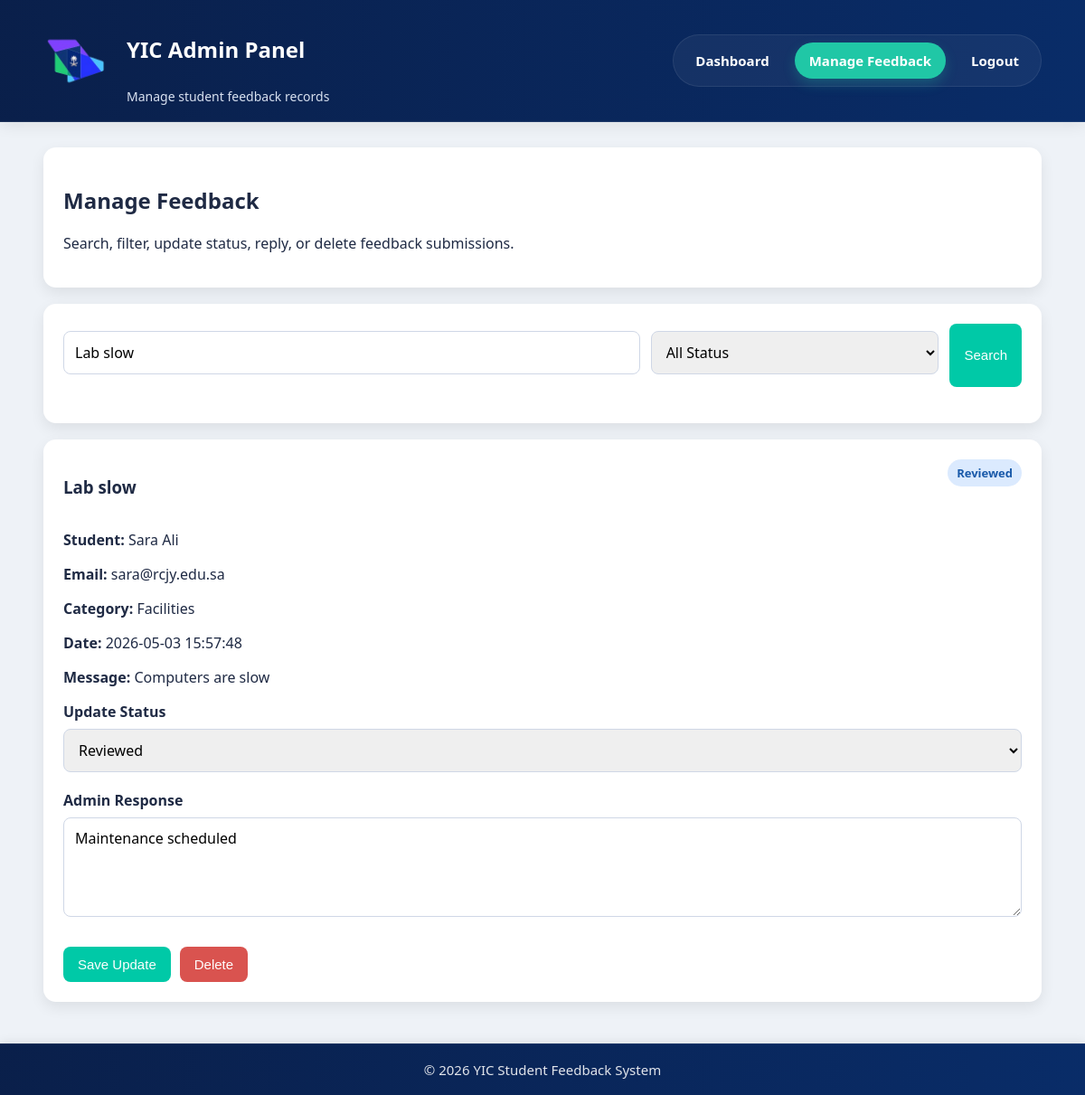
The app's page /admin_feedbacks.php?keyword=Lab slow (signed in) with its own data.
### tables this page shows
CREATE TABLE `feedback` (
  `feedback_id` int NOT NULL,
  `user_id` int NOT NULL,
  `category_id` int NOT NULL,
  `title` varchar(150) NOT NULL,
  `message` text NOT NULL,
  `status` enum('pending','reviewed','resolved') NOT NULL DEFAULT 'pending',
  `created_at` timestamp NULL DEFAULT CURRENT_TIMESTAMP
);

CREATE TABLE `users` (
  `user_id` int NOT NULL,
  `name` varchar(100) NOT NULL,
  `email` varchar(100) NOT NULL,
  `password` varchar(255) NOT NULL,
  `role` enum('student','admin') NOT NULL DEFAULT 'student',
  `created_at` timestamp NULL DEFAULT CURRENT_TIMESTAMP
);

CREATE TABLE `categories` (
  `category_id` int NOT NULL,
  `category_name` varchar(100) NOT NULL,
  `description` text
);

CREATE TABLE `responses` (
  `response_id` int NOT NULL,
  `feedback_id` int NOT NULL,
  `admin_id` int NOT NULL,
  `response_text` text NOT NULL,
  `response_date` timestamp NULL DEFAULT CURRENT_TIMESTAMP
);

### admin_feedbacks.php (the view, shortened to what this page needs)
<?php
require_once "config/db.php";
$keyword = $_GET["keyword"] ?? "";
$sql = "
    SELECT
        f.feedback_id,
        f.title,
        f.message,
        f.status,
        f.created_at,
        u.name,
        u.email,
        c.category_name,
        r.response_text
    FROM feedback f
    JOIN users u ON f.user_id = u.user_id
    JOIN categories c ON f.category_id = c.category_id
    LEFT JOIN responses r ON f.feedback_id = r.feedback_id
    WHERE 1
";
$params = [];
if (!empty($keyword)) {
    $sql .= " AND (f.title LIKE ? OR f.message LIKE ? OR u.name LIKE ? OR c.category_name LIKE ?)";
    $search = "%$keyword%";
    $params[] = $search;
    $params[] = $search;
    $params[] = $search;
    $params[] = $search;
}
$sql .= " ORDER BY f.created_at DESC";
$stmt = $conn->prepare($sql);
$stmt->execute($params);
$feedbacks = $stmt->fetchAll(PDO::FETCH_ASSOC);
?>
<!DOCTYPE html>
<html lang="en">
<head>
  <link rel="stylesheet" href="style.css">
</head>
<body>
<header class="site-header">
  <div class="container header-content">
    <div class="logo-box">
      <img src="logo.png.png" alt="YIC Logo" class="logo-img">
      <div class="brand-text">
        <h2>YIC Admin Panel</h2>
        <p class="header-subtitle">Manage student feedback records</p>
      </div>
    </div>
    <nav class="header-nav">
      <a href="admin_dashboard.php">Dashboard</a>
      <a href="admin_feedbacks.php" class="active">Manage Feedback</a>
      <a href="logout.php">Logout</a>
    </nav>
  </div>
</header>
<main class="container">
  <section class="card">
    <h2>Manage Feedback</h2>
    <p>Search, filter, update status, reply, or delete feedback submissions.</p>
  </section>
  <section class="card">
    <form method="GET" class="search-row">
      <input type="text" name="keyword" placeholder="Search by title, student, category, or message" value="<?php echo htmlspecialchars($keyword); ?>">
      <select name="status">
        <option value="">All Status</option>
      </select>
      <button type="submit">Search</button>
    </form>
  </section>
  <?php if (count($feedbacks) === 0): ?>
    <div class="card">
      <p>No feedback available.</p>
    </div>
  <?php else: ?>
    <?php foreach ($feedbacks as $item): ?>
      <div class="card">
        <div class="card-top">
          <h3><?php echo $item["title"]; ?></h3>
          <span class="status-badge <?php echo $item["status"]; ?>">
            <?php echo ucfirst($item["status"]); ?>
          </span>
        </div>
        <p><strong>Student:</strong> <?php echo $item["name"]; ?></p>
        <p><strong>Email:</strong> <?php echo $item["email"]; ?></p>
        <p><strong>Category:</strong> <?php echo $item["category_name"]; ?></p>
        <p><strong>Date:</strong> <?php echo $item["created_at"]; ?></p>
        <p><strong>Message:</strong> <?php echo $item["message"]; ?></p>
        <form method="POST">
          <label>Update Status</label>
          <select name="status">
            <option value="reviewed" <?php if ($item["status"] === "reviewed") echo "selected"; ?>>Reviewed</option>
          </select>
          <label>Admin Response</label>
          <textarea name="response_text" placeholder="Write response..."><?php echo $item["response_text"] ?? ""; ?></textarea>
          <div class="action-row">
            <button type="submit" name="update_feedback">Save Update</button>
            <a href="admin_feedbacks.php?delete=<?php echo $item["feedback_id"]; ?>" onclick="return confirm('Delete this feedback?');">
              <button type="button" class="danger-btn">Delete</button>
            </a>
          </div>
        </form>
      </div>
    <?php endforeach; ?>
  <?php endif; ?>
</main>
<footer class="bottom-footer">
  <div class="container footer-content">
    <p>&copy; 2026 YIC Student Feedback System</p>
  </div>
</footer>
</body>
</html>

### style.css (style rules this page uses)
* { box-sizing: border-box; }
html, body { height: 100%; }
body { font-family: 'Segoe UI', sans-serif; margin: 0; background: #eef2f7; color: #1f2a44; min-height: 100vh; display: flex; flex-direction: column; }
.container { width: min(1200px, 92%); margin: auto; }
.site-header, .top-header { background: linear-gradient(90deg, rgba(5, 27, 71, 0.98) 0%, rgba(4, 40, 101, 0.98) 100%); color: white; position: sticky; top: 0; z-index: 1000; border-bottom: 1px solid rgba(255, 255, 255, 0.08); box-shadow: 0 4px 16px rgba(0, 0, 0, 0.08); }
.header-content, .header-row { display: flex; justify-content: space-between; align-items: center; gap: 24px; padding: 18px 0; }
.header-nav { display: flex; gap: 12px; align-items: center; flex-wrap: wrap; margin: 0; padding: 8px; list-style: none; background: rgba(255, 255, 255, 0.05); border: 1px solid rgba(255, 255, 255, 0.08); border-radius: 999px; }
.header-nav a, .main-nav a, nav a { color: white; text-decoration: none; font-weight: 600; font-size: 15px; transition: all 0.25s ease; }
.header-nav a { display: inline-block; padding: 10px 16px; border-radius: 999px; }
.header-nav a.active, .main-nav a.active, nav a.active { background: #20c7a6; color: #ffffff; box-shadow: 0 6px 14px rgba(32, 199, 166, 0.24); }
.header-subtitle, .site-subtitle, .small-text { color: #d8e1f0; margin: 6px 0 0; font-size: 14px; }
main { padding: 28px 0; flex: 1; }
.card, .hero-card, .feature-card, .stat-card { background: white; padding: 22px; border-radius: 14px; box-shadow: 0 6px 16px rgba(0, 0, 0, 0.08); }
.card { margin-bottom: 18px; }
.card-top { display: flex; justify-content: space-between; align-items: flex-start; gap: 14px; }
button, .btn { background: #00c9a7; color: white; border: none; padding: 11px 16px; border-radius: 8px; cursor: pointer; text-decoration: none; display: inline-block; font-size: 15px; transition: 0.25s ease; }
.danger-btn { background: #d9534f; }
input, textarea, select { width: 100%; padding: 11px 12px; margin: 8px 0 14px; border-radius: 8px; border: 1px solid #cfd7e6; font: inherit; }
textarea { min-height: 110px; resize: vertical; }
label { font-weight: 600; display: block; margin-top: 6px; }
.logo-box { display: flex; align-items: center; gap: 16px; }
.logo-img { width: 76px; height: 76px; object-fit: contain; display: block; }
.brand-text { display: flex; flex-direction: column; justify-content: center; }
.action-row { display: flex; gap: 10px; flex-wrap: wrap; margin-top: 14px; }
.search-row { display: grid; grid-template-columns: 2fr 1fr auto; gap: 12px; margin-bottom: 18px; }
.status-badge { display: inline-block; padding: 6px 10px; border-radius: 999px; font-size: 13px; font-weight: 600; }
.reviewed { background: #dbeafe; color: #1859a9; }
.bottom-footer { background: linear-gradient(90deg, rgba(5, 27, 71, 0.98) 0%, rgba(4, 40, 101, 0.98) 100%); color: white; width: 100%; margin-top: auto; border-top: 1px solid rgba(255, 255, 255, 0.08); box-shadow: 0 -2px 10px rgba(0, 0, 0, 0.08); }
.footer-content { display: flex; justify-content: center; align-items: center; padding: 18px 0; text-align: center; }
.bottom-footer p { margin: 0; font-size: 15px; font-weight: 500; color: rgba(255, 255, 255, 0.88); }

### records on screen
feedback: title "Lab slow", status "Reviewed", user.name "Sara Ali", user.email "sara@rcjy.edu.sa", category.category_name "Facilities", created_at "2026-05-03 15:57:48", message "Computers are slow", response_text "Maintenance scheduled"
